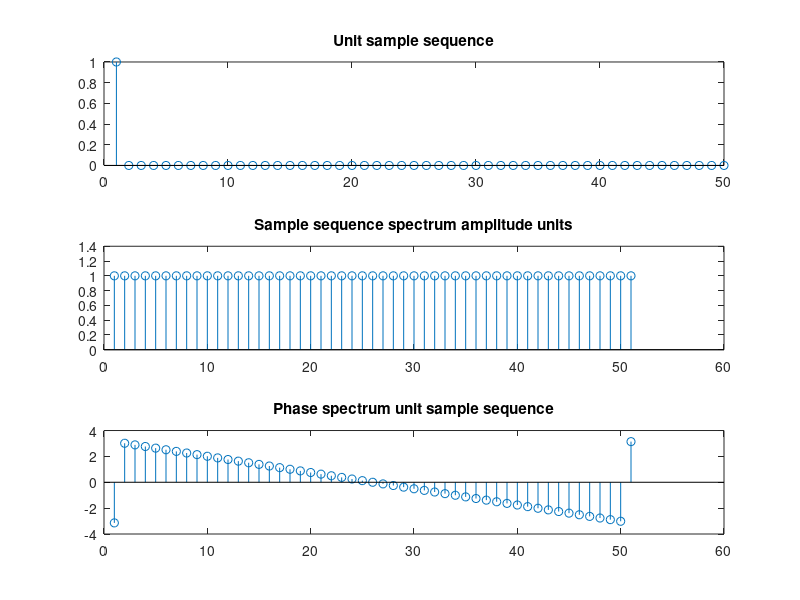

Recreate this plot in MATLAB.
clear;

n=1:50;
x=zeros(1,50);
x(1)=1;
close all; 

subplot(3,1,1);
stem(x);
title('Unit sample sequence');

k=-25:25;
X=x*(exp(-j*pi/25)).^(n'*k);
magX=abs(X); 
subplot(3,1,2);
stem(magX);
title('Sample sequence spectrum amplitude units'); 

angX=angle(X); 
subplot(3,1,3);stem(angX) ;
title ('Phase spectrum unit sample sequence') 

